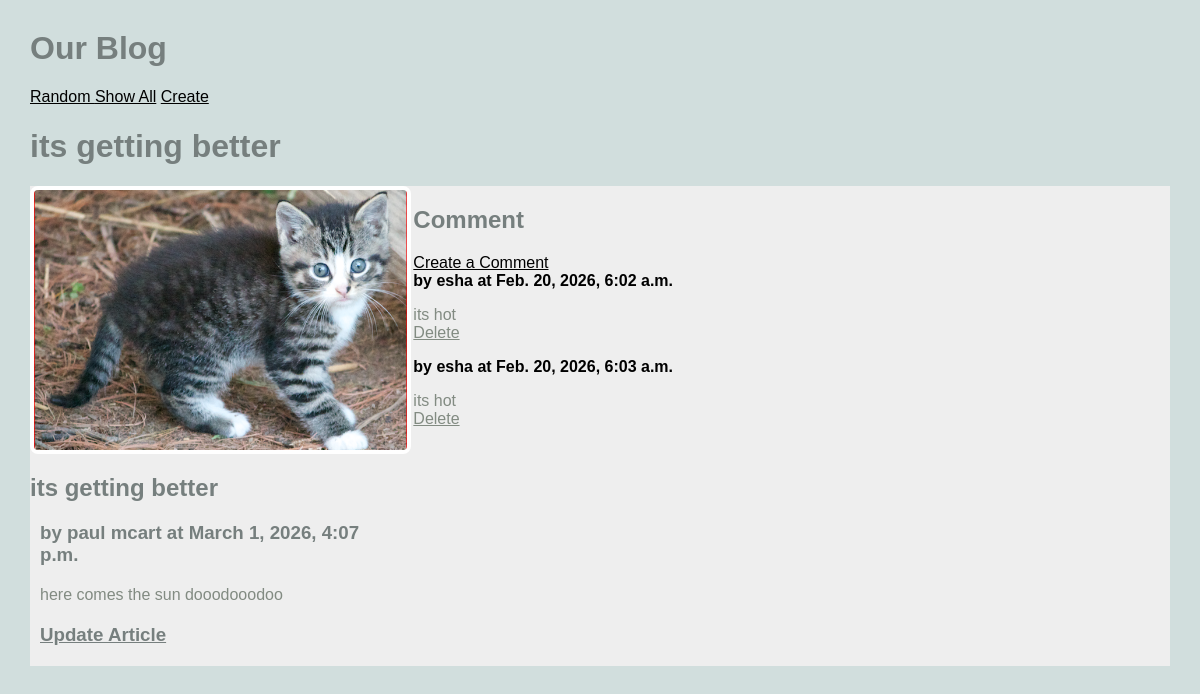
Screenshot of /blog/article/4 with the database file from the repository.
### blog/models.py (models this page shows, shortened)
class Article(models.Model):
    title = models.TextField(blank=True)
    author = models.TextField(blank=True)
    text = models.TextField(blank=True)
    published = models.DateTimeField(auto_now=True)
    image_file = models.ImageField(blank=True)
    def get_all_comments(self):
        comments = Comment.objects.filter(article=self)
        return comments

class Comment(models.Model):
    article = models.ForeignKey(Article, on_delete=models.CASCADE)
    author = models.TextField(blank=False)
    text = models.TextField(blank=False)
    published = models.DateTimeField(auto_now=True)
    def __str__(self):
        return f'{self.text}'

### blog/views.py (the view)
# urls.py: path('article/<int:pk>', ArticleView.as_view(), name = 'article'),
class ArticleView(DetailView):
    model = Article
    template_name = "blog/article.html"
    contect_object_name = "article"

### blog/templates/blog/article.html
{% extends 'blog/base.html'%}
{% block content%}
<h1> {{article.title}}</h1>
<main class="grid-container">
    <article>
        {% if article.image_file %}
         <img src="{{article.image_file.url}}" alt="">
        {% else %}
        <h3> No Image</h3>
        {% endif %}
        <div>
            <h2> {{article.title}}</h2>
            <h3>by {{article.author}} at {{article.published}}</h3>
            <p>
                {{article.text}}
            </p>
            <h3>
                <a href="{%url 'update_article' article.pk%}"> Update Article</a>
            </h3>
        </div>
        </article>
         <div>
         <h2> Comment </h2>
         <a href="{%url 'create_comment' article.pk %}">Create a Comment</a>
         {% for comment in article.get_all_comments%}
         <div>
            <strong> by {{comment.author}} at {{comment.published}}</strong>
            <p>
                {{comment.text}}
                <br>
                <a href="{% url 'delete_comment' comment.pk %}">Delete</a>
            </p>
         </div>
         {%endfor %}
         </div>
</main>
{%endblock%}

### static/styles-blog.css (style rules this page uses)
body { margin: 30px; background: #d1dedd; font-family: "Copperplate", "Copperplate Gothic Light", "Copperplate Gothic Bold", sans-serif; }
h1, h2, h3 { color: #767f7e; }
p { color: #828b82; }
a, a:visited { color: inherit; }
.grid-container { background: #eee; max-width: 900px; display: grid; grid-template-columns: repeat(3, 1fr); grid-gap: 10px; max-width: 1200px; margin: 20px auto; }
article img, article.featured img { width: 100%; height: 260px; object-fit: cover; object-position: center; border: 4px solid #fff; border-radius: 8px; display: block; }
article p, article h3 { margin: 20px 10px; }

### rows the page displays
Article: title "its getting better", image_file (picture), author "paul mcart", published "March 1, 2026, 4:07 p.m.", text "here comes the sun dooodooodoo"
Comment: author "esha", published "Feb. 20, 2026, 6:02 a.m.", text "its hot"
Comment: author "esha", published "Feb. 20, 2026, 6:03 a.m.", text "its hot"
